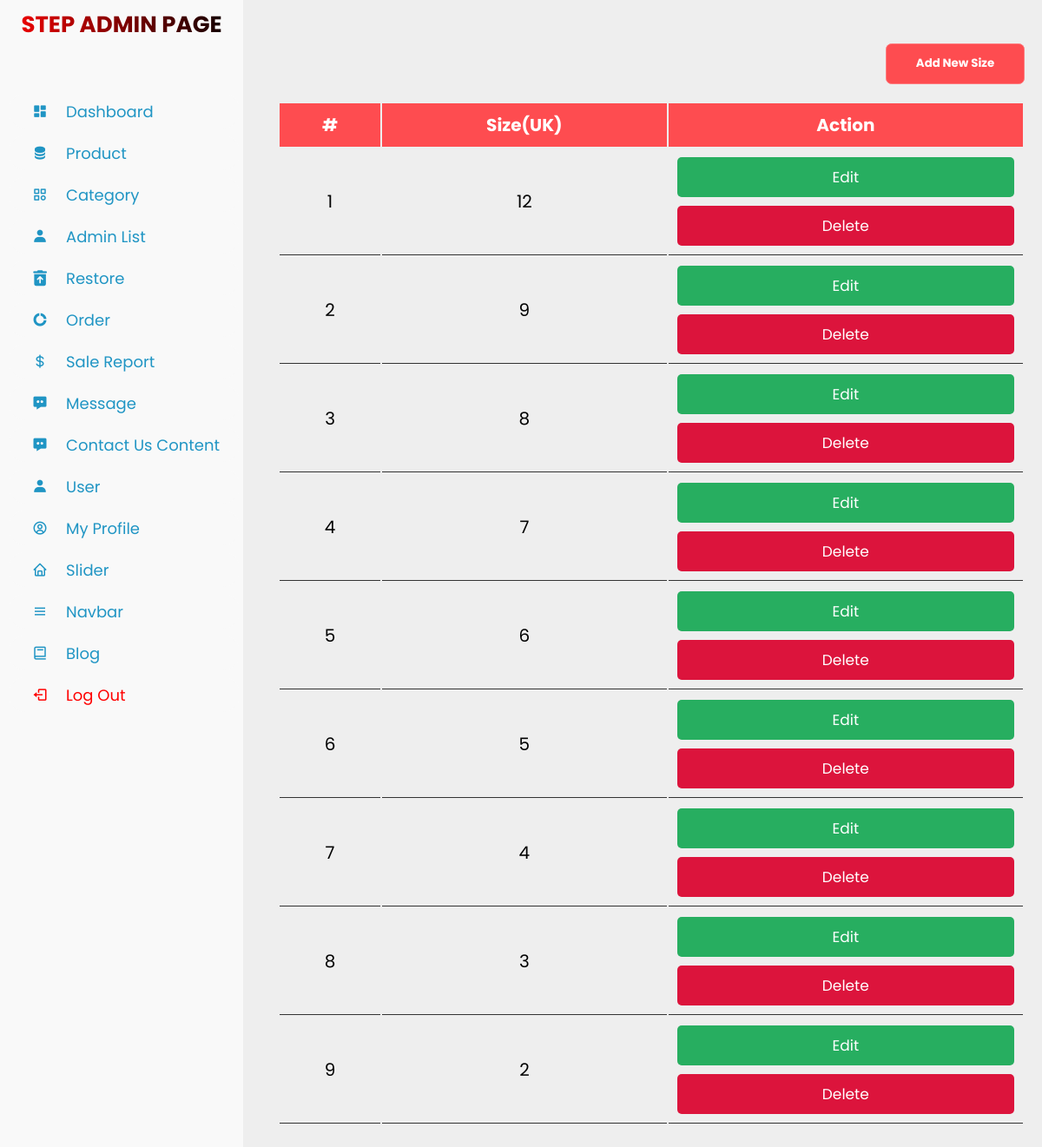
/admin_category_sizes.php, run on the app's committed database.
### tables this page shows
CREATE TABLE `sizes` (
  `id` int(11) NOT NULL,
  `size` int(11) NOT NULL
);

### admin_category_sizes.php (the view, shortened to what this page needs)
<?php
include 'connect.php';
$stmt = $conn->prepare("SELECT * FROM sizes ORDER BY size DESC");
$stmt->execute();
$sizes = $stmt->fetchAll(PDO::FETCH_ASSOC);
?>
<!DOCTYPE html>
<html lang="en">
<head>
    <link rel="stylesheet" type="text/css" href="assets/css/admin_categories.css">
</head>
<body>
    <?php include 'sidebar.php'; ?>
    <div class="container">
        <div class="btn-container page-top">
            <button class="btn-add-new" id="addSizeBtn">
                Add New Size
            </button>
        </div>
        <div class="product-display">
            <table class="product-display-table">
                <thead>
                    <tr>
                        <th>#</th>
                        <th>Size(UK)</th>
                        <th>Action</th>
                    </tr>
                </thead>
                <tbody>
                    <?php
                    $row_count = 1;
                    foreach ($sizes as $size): ?>
                        <tr>
                            <td><?= $row_count++; ?></td>
                            <td><?= htmlspecialchars($size['size']); ?></td>
                            <td>
                                <button class="btn edit-size-btn"
                                    data-id="<?= htmlspecialchars($size['id']); ?>"
                                    data-name="<?= htmlspecialchars($size['size']); ?>">
                                    Edit
                                </button>
                                <a href="?delete_id=<?= htmlspecialchars($size['id']); ?>" class="btn">Delete</a>
                            </td>
                        </tr>
                    <?php endforeach; ?>
                </tbody>
            </table>
        </div>
    </div>
</body>
</html>

### assets/css/admin_categories.css (style rules this page uses)
:root { --green: #27ae60; --black: #333; --white: #fff; --bg-color: #eee; --box-shadow: 0 .5rem 1rem rgba(0, 0, 0, .1); --border: .1rem solid var(--black); }
* { font-family: 'Poppins', sans-serif; margin: 0; padding: 0; box-sizing: border-box; outline: none; border: none; text-decoration: none; text-transform: capitalize; }
html { font-size: 62.5%; overflow-x: hidden; }
.btn { display: block; width: 100%; cursor: pointer; border-radius: .5rem; margin-top: 1rem; font-size: 1.7rem; padding: 1rem 3rem; background: var(--green); color: var(--white); text-align: center; }
.container { max-width: 1200px; padding: 2rem; margin: 0 auto; margin-left:30rem; }
.btn-container.page-top { margin-right: 0; margin-top: 30px; display: flex; justify-content: flex-end; width: 100%; }
.btn-add-new { display: flex; align-items: center; justify-content: center; width: 12em; height: 3.5em; cursor: pointer; border: 1px solid #FE7C7F; border-radius: 0.5em; color: #fff; font-weight: bold; background-color: #fe4c50; transition-duration: 0.3s; gap: 10px; }
.btn-container { margin-right: 5px; margin-top: 30px; display:flex; align-items:center; justify-content:center; }
.product-display { margin: 2rem 0; }
.product-display .product-display-table { width : 100%; text-align: center; }
.product-display .product-display-table thead { background: #fe4c50; color: white; }
.product-display .product-display-table th { padding: 1rem; font-size: 2rem; }
.product-display .product-display-table td { padding: 1rem; font-size: 2rem; border-bottom: var(--border); }
.product-display .product-display-table .btn:first-child { margin-top: 0; }
.product-display .product-display-table .btn:last-child { background: crimson; }

### assets/css/sidebar.css (style rules this page uses)
* { margin: 0; padding: 0; box-sizing: border-box; }
a { text-decoration: none; }
body { background-color: #eee; }

### data on the page
sizes: size "12"
sizes: size "9"
sizes: size "8"
sizes: size "7"
sizes: size "6"
sizes: size "5"
sizes: size "4"
sizes: size "3"
sizes: size "2"
